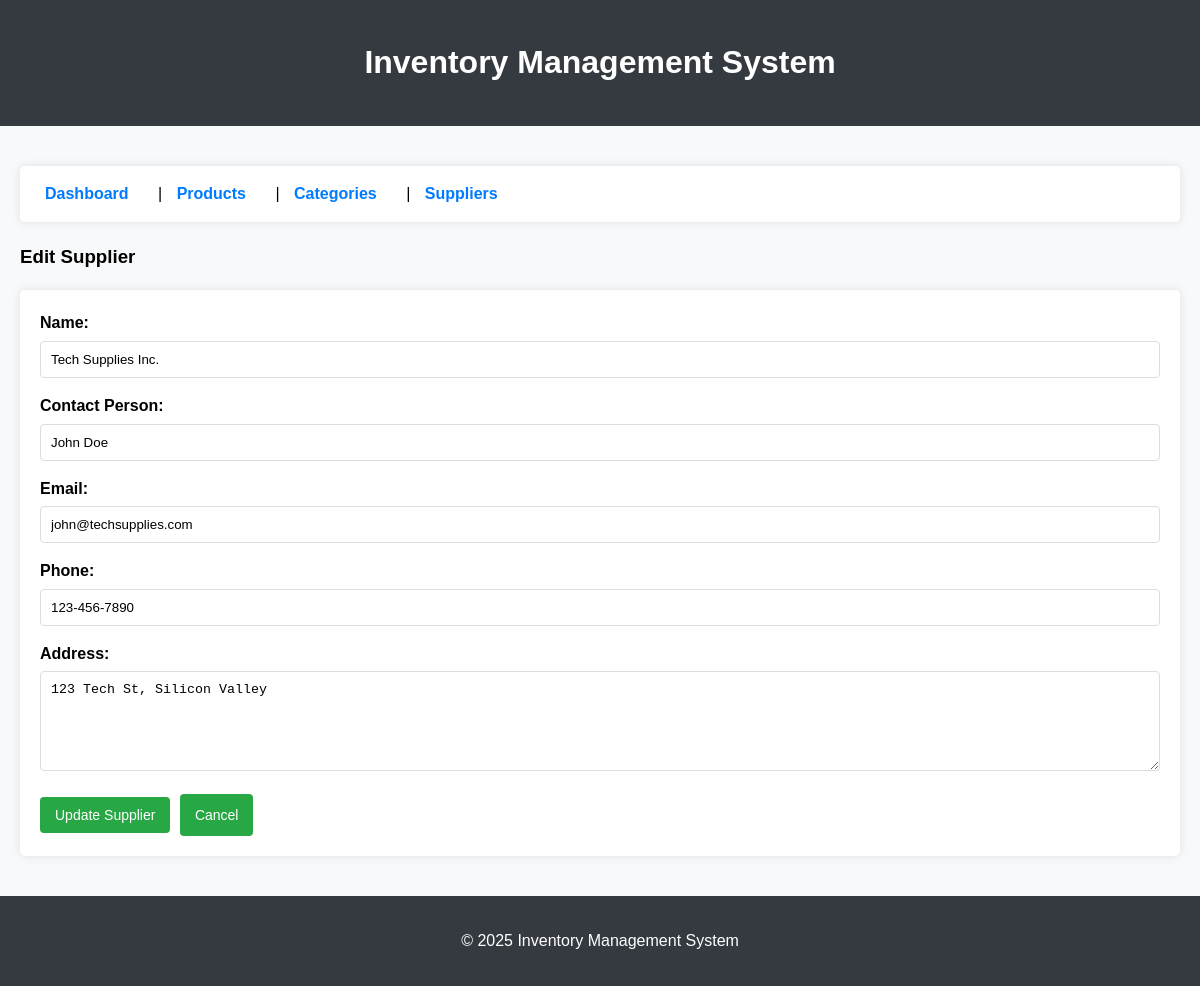
Screenshot of /?page=supplier_form&id=1 with the database file from the repository.
### tables this page shows
CREATE TABLE suppliers (
    id INT AUTO_INCREMENT PRIMARY KEY,
    name VARCHAR(100) NOT NULL,
    contact_person VARCHAR(100),
    email VARCHAR(100),
    phone VARCHAR(15),
    address TEXT
);

### config/db.php (called while the page is built, shortened)
<?php
class Database {
    private $host = "localhost";
    private $username = "root";
    private $password = "new_password";
    private $dbname = "inventory_db";
    public function __construct() {
        try {
            $this->conn = new PDO("mysql:host=$this->host;dbname=$this->dbname", $this->username, $this->password);
        } catch (PDOException $e) {
            echo "Connection failed: " . $e->getMessage();
        }
    }
}
?>

### class/Supplier.php (called while the page is built, shortened)
<?php
require_once 'config/db.php';
class Supplier {
    private $db;
    public function __construct() {
        $this->db = (new Database())->conn;
    }
    public function getSupplierById($id) {
        $stmt = $this->db->prepare("SELECT * FROM suppliers WHERE id = ?");
        $stmt->execute([$id]);
        return $stmt->fetch(PDO::FETCH_ASSOC);
    }
}
?>

### view/supplier_form.php (the view, shortened to what this page needs)
<?php
$id = isset($_GET['id']) ? $_GET['id'] : null;
$supplierData = $id ? $supplier->getSupplierById($id) : null;
$title = $id ? 'Edit Supplier' : 'Add New Supplier';
?>
<h3><?= $title ?></h3>
<form method="POST" action="?page=suppliers">
    <div>
        <label for="name">Name:</label>
        <input type="text" id="name" name="name" value="<?= $supplierData ? htmlspecialchars($supplierData['name']) : '' ?>" required>
    </div>
    <div>
        <label for="contact_person">Contact Person:</label>
        <input type="text" id="contact_person" name="contact_person" value="<?= $supplierData ? htmlspecialchars($supplierData['contact_person']) : '' ?>">
    </div>
    <div>
        <label for="email">Email:</label>
        <input type="email" id="email" name="email" value="<?= $supplierData ? htmlspecialchars($supplierData['email']) : '' ?>">
    </div>
    <div>
        <label for="phone">Phone:</label>
        <input type="text" id="phone" name="phone" value="<?= $supplierData ? htmlspecialchars($supplierData['phone']) : '' ?>">
    </div>
    <div>
        <label for="address">Address:</label>
        <textarea id="address" name="address"><?= $supplierData ? htmlspecialchars($supplierData['address']) : '' ?></textarea>
    </div>
    <button type="submit" name="<?= $id ? 'update_supplier' : 'add_supplier' ?>"><?= $id ? 'Update' : 'Add' ?> Supplier</button>
    <a href="?page=suppliers" class="button">Cancel</a>
</form>

### style.css (style rules this page uses)
body { font-family: Arial, sans-serif; margin: 0; padding: 0; line-height: 1.6; background-color: #f8f9fa; }
form { margin-bottom: 20px; background-color: white; padding: 20px; border-radius: 5px; box-shadow: 0 0 10px rgba(0, 0, 0, 0.1); }
form label { display: block; margin-bottom: 5px; font-weight: bold; }
form input, form select, form textarea { width: 100%; padding: 10px; margin-bottom: 15px; border: 1px solid #ddd; border-radius: 4px; box-sizing: border-box; }
form textarea { height: 100px; resize: vertical; }
button, .button { background-color: #28a745; color: white; padding: 10px 15px; border: none; border-radius: 4px; cursor: pointer; text-decoration: none; display: inline-block; margin-right: 5px; font-size: 14px; }

### rows the page displays
suppliers: name "Tech Supplies Inc.", contact_person "John Doe", email "john@techsupplies.com", phone "123-456-7890", address "123 Tech St, Silicon Valley"

### other values shown
$title "Edit Supplier"
